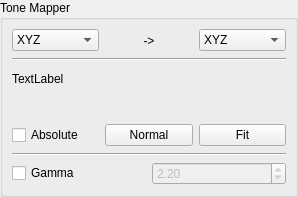
<?xml version="1.0" encoding="UTF-8"?>
<ui version="4.0">
 <class>PRUI::ToneMapperEditorClass</class>
 <widget class="QWidget" name="PRUI::ToneMapperEditorClass">
  <property name="geometry">
   <rect>
    <x>0</x>
    <y>0</y>
    <width>298</width>
    <height>197</height>
   </rect>
  </property>
  <property name="windowTitle">
   <string>EXR</string>
  </property>
  <layout class="QVBoxLayout" name="verticalLayout">
   <property name="leftMargin">
    <number>0</number>
   </property>
   <property name="topMargin">
    <number>0</number>
   </property>
   <property name="rightMargin">
    <number>0</number>
   </property>
   <property name="bottomMargin">
    <number>0</number>
   </property>
   <item>
    <widget class="QGroupBox" name="groupBox_2">
     <property name="sizePolicy">
      <sizepolicy hsizetype="Minimum" vsizetype="Preferred">
       <horstretch>0</horstretch>
       <verstretch>0</verstretch>
      </sizepolicy>
     </property>
     <property name="title">
      <string>Tone Mapper</string>
     </property>
     <layout class="QVBoxLayout" name="verticalLayout_2">
      <item>
       <widget class="QWidget" name="widget_2" native="true">
        <layout class="QHBoxLayout" name="horizontalLayout">
         <property name="leftMargin">
          <number>0</number>
         </property>
         <property name="topMargin">
          <number>0</number>
         </property>
         <property name="rightMargin">
          <number>0</number>
         </property>
         <property name="bottomMargin">
          <number>0</number>
         </property>
         <item>
          <widget class="QComboBox" name="formatFromCB">
           <item>
            <property name="text">
             <string>XYZ</string>
            </property>
           </item>
           <item>
            <property name="text">
             <string>sRGB</string>
            </property>
           </item>
          </widget>
         </item>
         <item>
          <widget class="QLabel" name="label">
           <property name="text">
            <string>-&gt;</string>
           </property>
           <property name="textFormat">
            <enum>Qt::PlainText</enum>
           </property>
           <property name="scaledContents">
            <bool>false</bool>
           </property>
           <property name="alignment">
            <set>Qt::AlignCenter</set>
           </property>
          </widget>
         </item>
         <item>
          <widget class="QComboBox" name="formatToCB">
           <item>
            <property name="text">
             <string>XYZ</string>
            </property>
           </item>
           <item>
            <property name="text">
             <string>sRGB</string>
            </property>
           </item>
          </widget>
         </item>
        </layout>
       </widget>
      </item>
      <item>
       <widget class="Line" name="line">
        <property name="orientation">
         <enum>Qt::Horizontal</enum>
        </property>
       </widget>
      </item>
      <item>
       <widget class="QLabel" name="rangeLabel">
        <property name="text">
         <string>TextLabel</string>
        </property>
       </widget>
      </item>
      <item>
       <widget class="PRUI::RangeSlider" name="rangeSlider" native="true"/>
      </item>
      <item>
       <widget class="QWidget" name="widget_3" native="true">
        <layout class="QHBoxLayout" name="horizontalLayout_3">
         <property name="leftMargin">
          <number>0</number>
         </property>
         <property name="topMargin">
          <number>0</number>
         </property>
         <property name="rightMargin">
          <number>0</number>
         </property>
         <property name="bottomMargin">
          <number>0</number>
         </property>
         <item>
          <widget class="QCheckBox" name="absoluteCB">
           <property name="text">
            <string>Absolute</string>
           </property>
          </widget>
         </item>
         <item>
          <widget class="QPushButton" name="normalButton">
           <property name="text">
            <string>Normal</string>
           </property>
          </widget>
         </item>
         <item>
          <widget class="QPushButton" name="fitButton">
           <property name="text">
            <string>Fit</string>
           </property>
          </widget>
         </item>
        </layout>
       </widget>
      </item>
      <item>
       <widget class="Line" name="line_2">
        <property name="orientation">
         <enum>Qt::Horizontal</enum>
        </property>
       </widget>
      </item>
      <item>
       <widget class="QWidget" name="widget_4" native="true">
        <layout class="QHBoxLayout" name="horizontalLayout_2">
         <property name="leftMargin">
          <number>0</number>
         </property>
         <property name="topMargin">
          <number>0</number>
         </property>
         <property name="rightMargin">
          <number>0</number>
         </property>
         <property name="bottomMargin">
          <number>0</number>
         </property>
         <item>
          <widget class="QCheckBox" name="gammaCB">
           <property name="text">
            <string>Gamma</string>
           </property>
          </widget>
         </item>
         <item>
          <widget class="QDoubleSpinBox" name="gammaSB">
           <property name="enabled">
            <bool>false</bool>
           </property>
           <property name="singleStep">
            <double>0.100000000000000</double>
           </property>
           <property name="value">
            <double>2.200000000000000</double>
           </property>
          </widget>
         </item>
        </layout>
       </widget>
      </item>
     </layout>
    </widget>
   </item>
  </layout>
 </widget>
 <customwidgets>
  <customwidget>
   <class>PRUI::RangeSlider</class>
   <extends>QWidget</extends>
   <header>widgets/RangeSlider.h</header>
   <container>1</container>
  </customwidget>
 </customwidgets>
 <resources>
  <include location="../resources/icons.qrc"/>
 </resources>
 <connections>
  <connection>
   <sender>gammaCB</sender>
   <signal>toggled(bool)</signal>
   <receiver>gammaSB</receiver>
   <slot>setEnabled(bool)</slot>
   <hints>
    <hint type="sourcelabel">
     <x>84</x>
     <y>173</y>
    </hint>
    <hint type="destinationlabel">
     <x>190</x>
     <y>170</y>
    </hint>
   </hints>
  </connection>
 </connections>
</ui>
